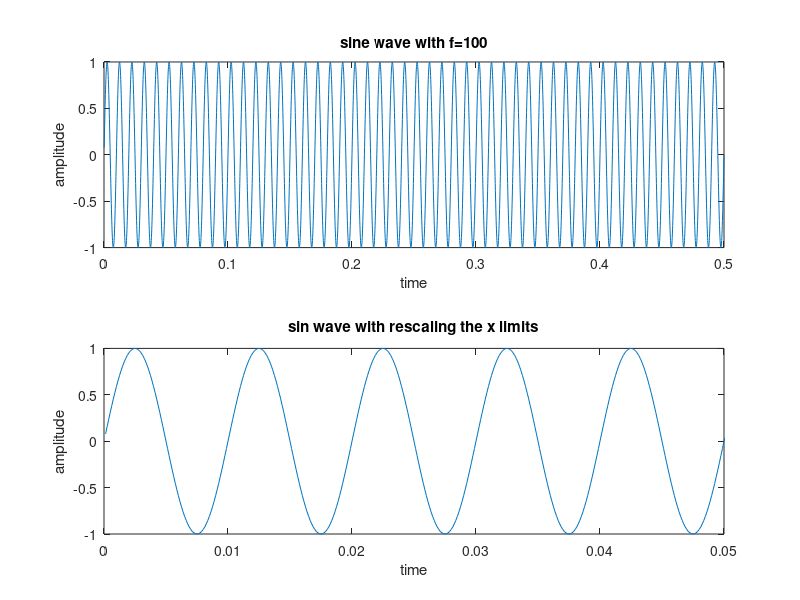
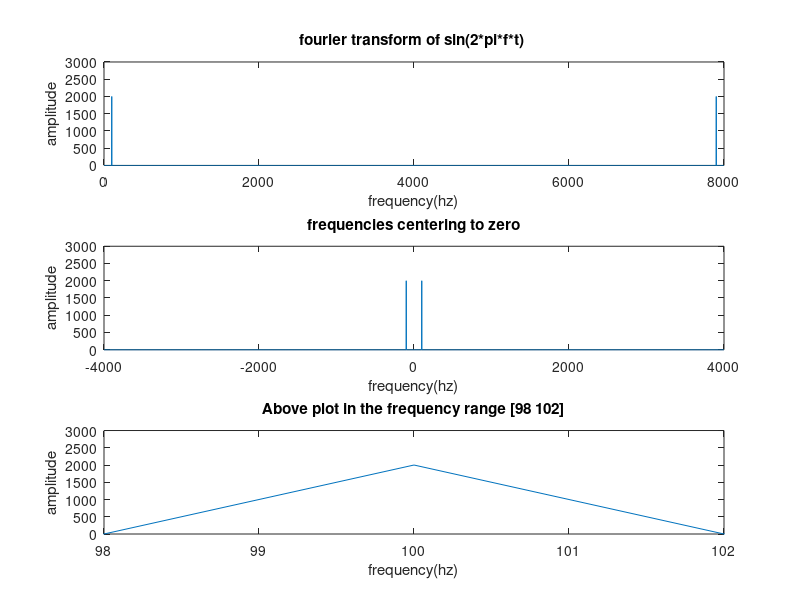
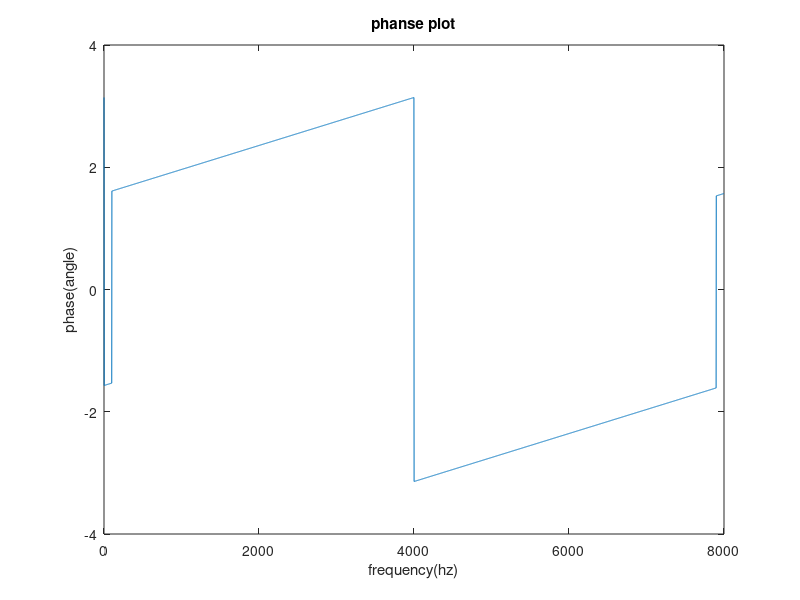

Here is the MATLAB script that generated these plots, in order:
clc;
clear all;
close all;

fs=8000;
f1=100;

t=(1/fs):1/fs:0.5;


N=length(t);

y=sin(2*pi*f1*t);

y1=fft(y);
y2=abs(y1);
y3=fftshift(y1);

%----k axis--
k=(fs/N)*(0:N-1);

k1=(fs/N)*(-floor(N/2):floor(N/2)-1);
%--




figure;
subplot(2,1,1)
plot(t,y)
title('sine wave with f=100')
xlabel('time')
ylabel('amplitude')
subplot(2,1,2)
plot(t,y)
xlim([0 0.05])
title('sin wave with rescaling the x limits')
xlabel('time')
ylabel('amplitude')


figure;
subplot(3,1,1)
plot(k,abs(y1))
ylim([0 3000])
title('fourier transform of sin(2*pi*f*t) ')
xlabel('frequency(hz)')
ylabel('amplitude')
subplot(3,1,2)
plot(k1,abs(y3))
ylim([0 3000])
title('frequencies centering to zero')
xlabel('frequency(hz)')
ylabel('amplitude')

subplot(3,1,3)
plot(k1,abs(y3))
xlim([98 102])
ylim([0 3000])
title('Above plot in the frequency range [98 102]')
xlabel('frequency(hz)')
ylabel('amplitude')

t1=0:1/fs:0.5;
N=length(t1);
k2=(fs/N)*(0:N-1);
y1=sin(2*pi*f1*t1);

y1=fft(y1);
y2=angle(y1);

figure;
plot(k2,y2)

title('phanse plot')
xlabel('frequency(hz)')
ylabel('phase(angle)')
